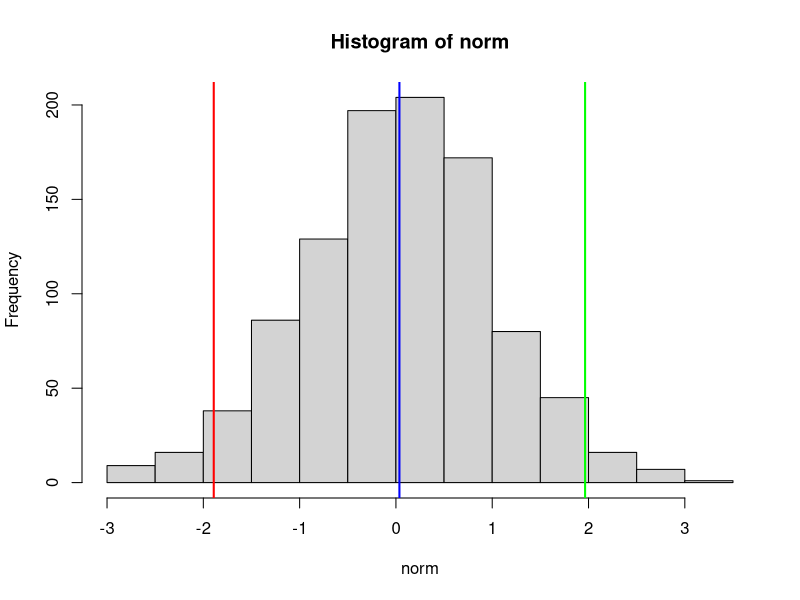

Source code (R):
## ---- chunk 1
knitr::opts_chunk$set(echo = TRUE)
## ---- chunk 2
n <- 1000
norm <- rnorm(n)
norm
average <- mean(norm)
variance_1 <- mean((norm - mean(norm))^2)
variance_2 <- mean(norm^2) - (average * norm)^2
variance_3 <- var(norm)
## ---- chunk 3
standardDev <- sd(norm)
lowerBound <- average - (1.96 * standardDev)
upperBound <- average + (1.96 * standardDev)
## ---- chunk 4
hist(norm)
abline(v = average, col = "blue", lwd = 2)
abline(v = lowerBound, col = "red", lwd = 2)
abline(v = upperBound, col = "green", lwd = 2)
## ---- chunk 5
n2<- 3
m <- 1000
x <- sapply(1:m, function(s) mean(rnorm(n2)))
var(x)
sd(x)

n3 <- 300
x1 <- sapply(1:m, function(s) mean(rnorm(n3)))
var(x1)
sd(x1)   
